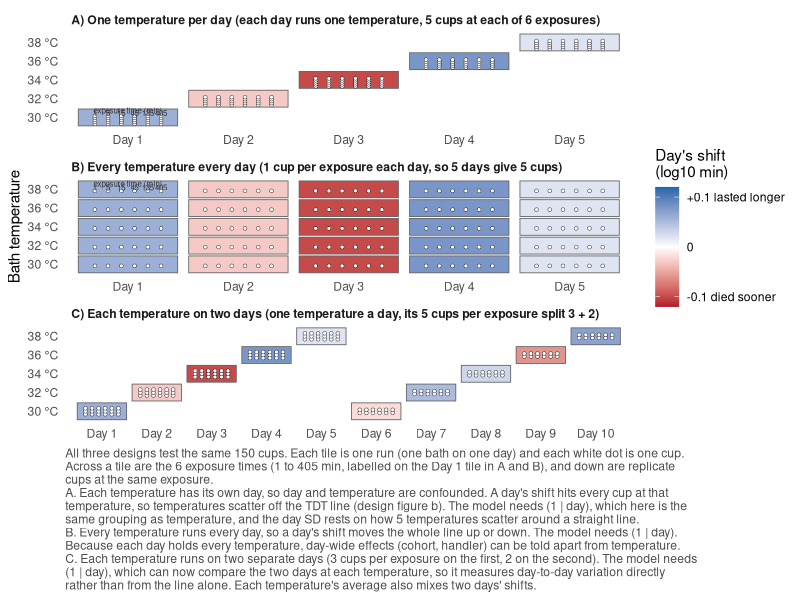

Here is the R script that generated this plot:
# Experimental sequence behind day (batch) effects: the same 150 cups (5 temperatures x 6 exposures x 5 cups)
# run as A) one temperature per day, B) every temperature every day, or C) each temperature on two days.
# A day's shift (fill) is shared by every cup it holds. Companion to fig_batch_design.R; the simulation
# is sim_batch.R.
suppressPackageStartupMessages({library(ggplot2); library(dplyr); library(tidyr)})
temps   <- c(30, 32, 34, 36, 38)
shift_T <- c(0.06, -0.03, -0.10, 0.08, 0.02)      # illustrative day shifts (log10 min), days 1-5
shift_2 <- c(-0.02, 0.05, 0.03, -0.06, 0.07)      # days 6-10 in C
labA <- "A) One temperature per day (each day runs one temperature, 5 cups at each of 6 exposures)"
labB <- "B) Every temperature every day (1 cup per exposure each day, so 5 days give 5 cups)"
labC <- "C) Each temperature on two days (one temperature a day, its 5 cups per exposure split 3 + 2)"
labs <- c(labA, labB, labC)
runs <- bind_rows(
  tibble(design = labA, day = 1:5, temp = temps, shift = shift_T, cups = 5),
  expand_grid(design = labB, day = 1:5, temp = temps) |> mutate(shift = shift_T[day], cups = 1),
  tibble(design = labC, day = 1:10, temp = rep(temps, 2), shift = c(shift_T, shift_2), cups = rep(c(3, 2), each = 5)))
cups <- runs |>                                     # dots = cups: columns = 6 exposures, rows = replicate cups
  uncount(cups, .id = "cup", .remove = FALSE) |>
  expand_grid(dur = 1:6) |>
  mutate(dy = case_when(design == labA ~ (cup - 3) * 0.105 - 0.13,
                        design == labB ~ -0.08,
                        TRUE ~ (cup - (cups + 1) / 2) * 0.16),
         x = day + (dur - 3.5) * 0.12, y = match(temp, temps) + dy)
durs <- c(1, 5, 15, 45, 135, 405)                  # exposure times (min), labelled on one tile in A and B
keys <- bind_rows(tibble(design = labA, x = 1 + (1:6 - 3.5) * 0.12, y = 1.23, lab = as.character(durs)),
                  tibble(design = labA, x = 1, y = 1.37, lab = "exposure time (min)"),
                  tibble(design = labB, x = 1 + (1:6 - 3.5) * 0.12, y = 5.10, lab = as.character(durs)),
                  tibble(design = labB, x = 1, y = 5.30, lab = "exposure time (min)"))
runs <- mutate(runs, design = factor(design, labs))
cups <- mutate(cups, design = factor(design, labs))
keys <- mutate(keys, design = factor(design, labs))
p <- ggplot() +
  geom_tile(data = runs, aes(day, match(temp, temps), fill = shift), width = 0.9, height = 0.9,
            colour = "grey40", linewidth = 0.3) +
  geom_point(data = cups, aes(x, y), shape = 21, fill = "white", colour = "grey15", size = 1.1, stroke = 0.25) +
  geom_text(data = keys, aes(x, y, label = lab), size = 2, colour = "grey20") +
  facet_wrap(~ design, ncol = 1, scales = "free_x") +
  scale_fill_gradient2(low = "#B2182B", mid = "white", high = "#2166AC", midpoint = 0, limits = c(-0.12, 0.12),
                       name = "Day's shift\n(log10 min)", breaks = c(-0.1, 0, 0.1),
                       labels = c("-0.1 died sooner", "0", "+0.1 lasted longer")) +
  scale_x_continuous(breaks = 1:10, labels = paste("Day", 1:10), expand = c(0.02, 0.02)) +
  scale_y_continuous(breaks = 1:5, labels = paste0(temps, " °C"), expand = c(0.02, 0.02)) +
  labs(x = NULL, y = "Bath temperature",
       caption = paste("All three designs test the same 150 cups. Each tile is one run (one bath on one day) and each white dot is one cup.",
                       "Across a tile are the 6 exposure times (1 to 405 min, labelled on the Day 1 tile in A and B), and down are replicate",
                       "cups at the same exposure.",
                       "A. Each temperature has its own day, so day and temperature are confounded. A day's shift hits every cup at that",
                       "temperature, so temperatures scatter off the TDT line (design figure b). The model needs (1 | day), which here is the",
                       "same grouping as temperature, and the day SD rests on how 5 temperatures scatter around a straight line.",
                       "B. Every temperature runs every day, so a day's shift moves the whole line up or down. The model needs (1 | day).",
                       "Because each day holds every temperature, day-wide effects (cohort, handler) can be told apart from temperature.",
                       "C. Each temperature runs on two separate days (3 cups per exposure on the first, 2 on the second). The model needs",
                       "(1 | day), which can now compare the two days at each temperature, so it measures day-to-day variation directly",
                       "rather than from the line alone. Each temperature's average also mixes two days' shifts.", sep = "\n")) +
  theme_minimal(base_size = 11) +
  theme(panel.grid = element_blank(), strip.text = element_text(face = "bold", hjust = 0),
        plot.caption = element_text(hjust = 0, colour = "grey30"), legend.position = "right")
ggsave(here::here("output", "sim_batch", "sequence_figure.png"), p, width = 9.5, height = 11.5, dpi = 150, bg = "white")
cat("saved\n")
